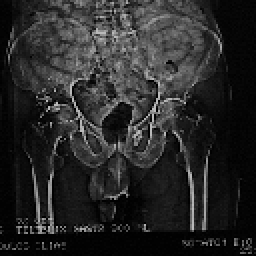
%> input picture Image Analysis and Artificial Vision/image processing assignments (x-ray)/askisi3_ImProc/ImageProcAndAnalysis3/Begetis_Nikolaos_piv0111_ImProc_Ask_3/images/Pelvis.bmp, 128 x 128 px (shown 2 times larger)
$ octave --eval "Program_2_gr_nbegetis;"   (GNU Octave 9; MATLAB toolbox functions it lacks are replaced by stand-ins)
%> lines starting %> are read from the running program, lines starting %| are printed output that depends on the picture
%%%%%%%%%%%%%%%%%%%%%%%%%%%%%%%%%%%%%%%%%%%%%%%%%%%%%%%%%%%%%%%%%%%%%%%%%%%
%% Author: Begetis Nikolaos - Postgraduate Student - Bioinformatics, ITMB
%% Supervisor: Cavouras Dionisis - Professor - ITMB
%% Course: Image Processing and Analysis
%% Function: This function uses a main program which calls all the
%% functions implementing the CDF method and the histogram equalization
%% algorithm. For the CDF we have implemented the algorithm shown in page
%% 21 of the class notes, which computes the Cumulative Distribution
%% Function and generates fast and effective results (we have also set a
%% tic-tac to show the low time complexity of the function). For the
%% histogram equalization, we used what we said in class and the algorithm
%% analysed in page 19 of the class notes
%% Filename: Program_2_gr.m
%%%%%%%%%%%%%%%%%%%%%%%%%%%%%%%%%%%%%%%%%%%%%%%%%%%%%%%%%%%%%%%%%%%%%%%%%%%

% Program_2_gr_nbegetis: Read image and process by CDF (Graphics version)
function [] = Program_2_gr_nbegetis()
    clc;echo off;close all;
    %Put your images folder into the same folder as your .m program
    A=imread('./images/Pelvis.bmp');    % Pelvis.bmp HEAD6.BMP
%> A is the input picture: size 128x128 uint8; min 1, max 186, mean 40

    A = double(A);
%> A: size 128x128 double
    x = size(A, 1);
%> x = 128
    y = size(A, 2);
%> y = 128
    sprintf('x= %f  y= %f',x,y);
    max_A = max(max(A));
%> max_A = 186
    min_A = min(min(A));
%> min_A = 1
    A = (A - min_A) * (255 / (max_A - min_A));  % back to 0-255
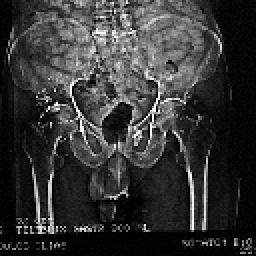
%> A: size 128x128 double (shown 2 times larger); min 0, max 255, mean 53.8
    B = A;
    image_depth = 255; tones = 256;

    %==========CALL FUNCTIONS=================
    value=0;
    while value < 1 || value > 2
        value = input('Select the method to use for the image processing\n1. CDF \n2. Histogram Equalization\nType selection (1 or 2):  ');
    end;
%> this loop made 1 pass; the answer given on pass 1: 1
    switch value
        case 1
            B = My_CDF(A, tones);
%> in My_CDF, `max_A = max(max(A));`: max_A = 255
%> after the loop in My_CDF, `for i=1:x`: h = 256 values, max 1355 at index 5, min 0 at index 3, mean 64
%> after the loop in My_CDF, `for i = 2 : size(h, 1)`: CDFh = 256 values from 814 to 16384
%> after the loop in My_CDF, `for i=1:x`:
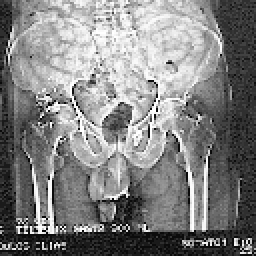
%> cdf: size 128x128 double (shown 2 times larger); min 11, max 255, mean 129.9
        case 2
            B = My_histogram_equalization(A, tones);
    end

    max_B = max(max(B));
%> max_B = 255
    min_B = min(min(B));
%> min_B = 11
    B = (B - min_B) * (255 / (max_B - min_B));%back to 0-255

    %========= PLOT IMAGES =====================
    colormap('gray');
    subplot(2, 2, 1); imagesc(A); xlabel('Original Image');
    axis equal; axis([1 size(A, 2) 1 size(A, 1)]);

    subplot(2, 2, 2); imagesc(B);
    if (value == 1)
        xlabel('CDF Processed Image');
    elseif (value == 2)
        xlabel('Equalized Image');
    end;
    axis equal; axis([1 size(B, 2) 1 size(B, 1)]);

    h = My_hist_A(A, tones);
%> in My_hist_A, `maxi=max(max(A));`: maxi = 255
    maxh = max(h);
%> maxh = 1355
    minh = min(h);
%> minh = 0
    h = (h - minh) * (tones / (maxh - minh));%normalize for plotting;
%> h = 256 values, max 256 at index 5, min 0 at index 3, mean 12.09
    subplot(2, 2, 3); plot(h, 'red'); xlabel('Original Image histogram');
    axis equal; axis([1 255 1 max(h)]);

    switch value
        case 1
            eq = My_hist_A(B,tones);
%> eq = 256 values, max 1355 at index 39, min 0 at index 2, mean 64
            maxeq = max(eq);
%> maxeq = 1355
            mineq = min(eq);
%> mineq = 0
            eq = (eq - mineq) * (tones / (maxeq - mineq));  % normalize for
%> eq = 256 values, max 256 at index 39, min 0 at index 2, mean 12.09
%> `Program_2_gr_nbegetis;`:
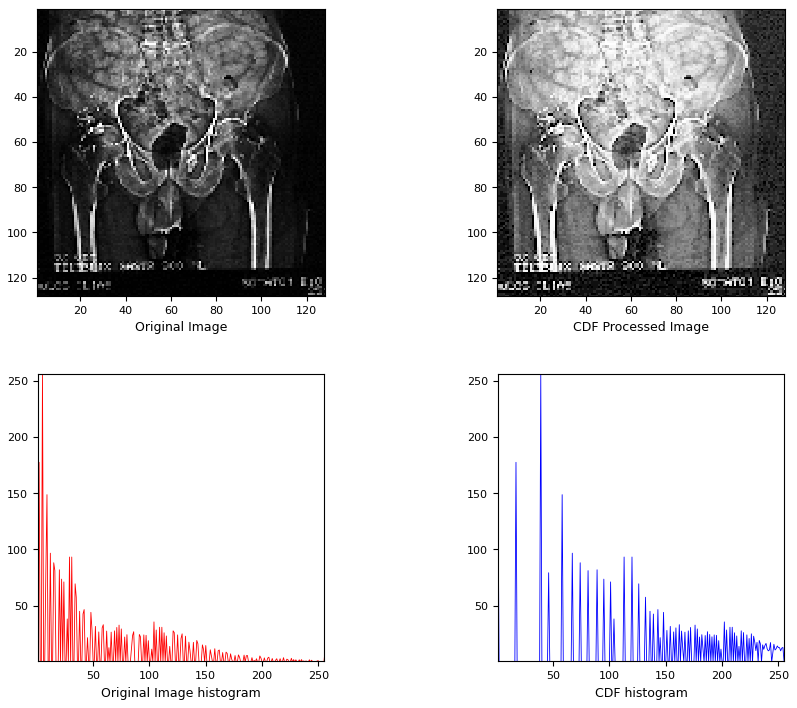
%> figure redrawn from the program's plot data, 4 panels
                                                            % plotting;
            subplot(2, 2, 4); plot(eq, 'blue'); xlabel('CDF histogram');
            axis equal; axis([1 255 1 max(eq)]);
        case 2
            eq = My_hist_A(B, tones);
            subplot(2, 2, 4); plot(eq, 'blue --'); xlabel('Equalized histogram');
            axis equal; axis([1 512 1 512]);
    end
end


function [h] = My_hist_A(A, tones)
    x=size(A,1);
    y=size(A,2);
    h=zeros(tones, 1);

    maxi=max(max(A));
    if (maxi <= 0)
        maxi=1;
    end;
    for i=1:x
      for j=1:y
        p = (tones-1)*A(i,j)/maxi;
        h(round(p+1)) = h(round(p+1))+1;
      end
    end
end


function [cdf] = My_CDF(A, tones)

    tic         % start clock
    x=size(A,1);
    y=size(A,2);
    q=x*y/tones;
    h=zeros(tones,1);

    max_A = max(max(A));
    for i=1:x
        for j=1:y
            p(i,j) = (tones-1)*A(i,j)/max_A;
            h(round(p(i,j)+1)) = h(round(p(i,j)+1))+1;
        end
    end

    CDFh(1)=h(1);
    for i = 2 : size(h, 1)
        CDFh(i) = CDFh(i - 1) + h(i);
    end

    for i=1:x
        for j=1:y
            cdf(i,j) = floor(CDFh(round(p(i,j)+1))/q-1);
            if (cdf(i,j) < 0)
                cdf(i,j)=0;
            end
        end
    end
    toc     % stop clock
end


% [65 lines left out: function My_histogram_equalization, not called in this run]

$ run again, with Image Analysis and Artificial Vision/image processing assignments (x-ray)/askisi3_ImProc/ImageProcAndAnalysis3/Begetis_Nikolaos_piv0111_ImProc_Ask_3/images/HEAD6.BMP copied over Image Analysis and Artificial Vision/image processing assignments (x-ray)/askisi3_ImProc/ImageProcAndAnalysis3/Begetis_Nikolaos_piv0111_ImProc_Ask_3/images/Pelvis.bmp
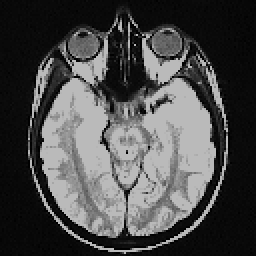
%> input picture Image Analysis and Artificial Vision/image processing assignments (x-ray)/askisi3_ImProc/ImageProcAndAnalysis3/Begetis_Nikolaos_piv0111_ImProc_Ask_3/images/HEAD6.BMP, 128 x 128 px (shown 2 times larger)
%> in Program_2_gr_nbegetis, A is the input picture: size 128x128 uint8; min 1, max 186, mean 74.3
%> in Program_2_gr_nbegetis, `max_A = max(max(A));`: max_A = 186
%> min_A = 1
%> the loop in Program_2_gr_nbegetis, `while value < 1 || value > 2` made 1 pass; the answer given on pass 1: 1
%> in My_CDF, `max_A = max(max(A));`: max_A = 255
%> after the loop in My_CDF, `for i=1:x`: h = 256 values, max 3357 at index 256, min 0 at index 3, mean 64
%> after the loop in My_CDF, `for i = 2 : size(h, 1)`: CDFh = 256 values from 450 to 16384
%> after the loop in My_CDF, `for i=1:x`:
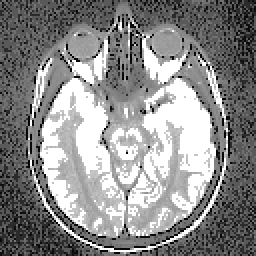
%> cdf: size 128x128 double (shown 2 times larger); min 6, max 255, mean 139
%> max_B = 255
%> min_B = 6
%> maxi = 255
%> maxh = 3357
%> minh = 0
%> in Program_2_gr_nbegetis, `h = (h - minh) * (tones / (maxh - minh));`: h = 256 values, max 256 at index 256, min 0 at index 3, mean 4.88
%> in Program_2_gr_nbegetis, `eq = My_hist_A(B,tones);`: eq = 256 values, max 3357 at index 256, min 0 at index 3, mean 64
%> maxeq = 3357
%> mineq = 0
%> in Program_2_gr_nbegetis, `eq = (eq - mineq) * (tones / (maxeq - mineq));`: eq has the same summary as h
%> `Program_2_gr_nbegetis;`:
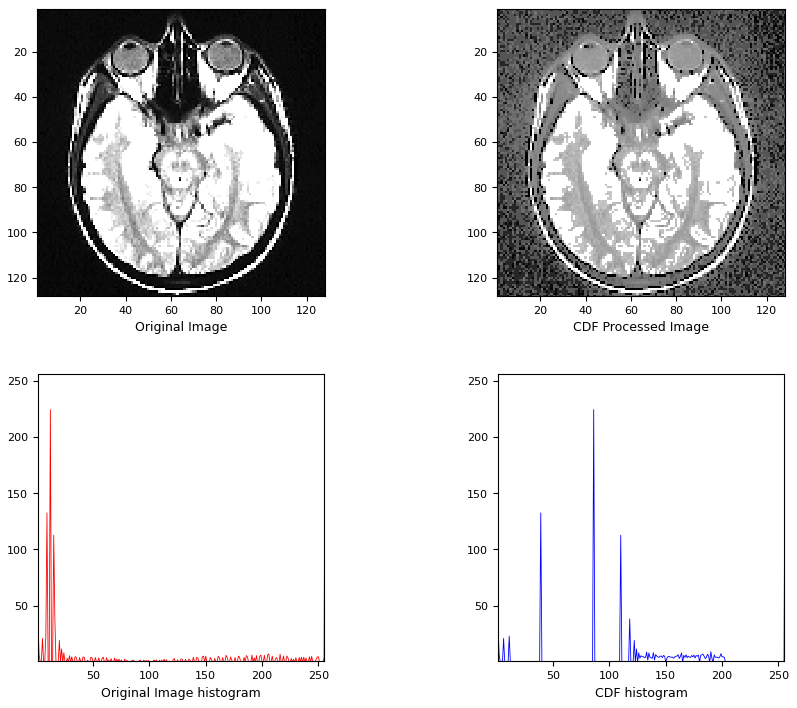
%> figure redrawn from the program's plot data, 4 panels

$ run again, with Image Analysis and Artificial Vision/image processing assignments (x-ray)/askisi3_ImProc/ImageProcAndAnalysis3/Begetis_Nikolaos_piv0111_ImProc_Ask_3/images/01254520_256X256.bmp copied over Image Analysis and Artificial Vision/image processing assignments (x-ray)/askisi3_ImProc/ImageProcAndAnalysis3/Begetis_Nikolaos_piv0111_ImProc_Ask_3/images/Pelvis.bmp
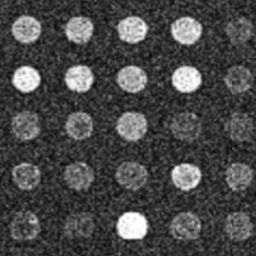
%> input picture Image Analysis and Artificial Vision/image processing assignments (x-ray)/askisi3_ImProc/ImageProcAndAnalysis3/Begetis_Nikolaos_piv0111_ImProc_Ask_3/images/01254520_256X256.bmp, 256 x 256 px
%> in Program_2_gr_nbegetis, A is the input picture: size 256x256 uint8; min 6, max 255, mean 72.6
%> in Program_2_gr_nbegetis, `max_A = max(max(A));`: max_A = 255
%> min_A = 6
%> the loop in Program_2_gr_nbegetis, `while value < 1 || value > 2` made 1 pass; the answer given on pass 1: 1
%> in My_CDF, `max_A = max(max(A));`: max_A = 255
%> after the loop in My_CDF, `for i=1:x`: h = 256 values, max 1335 at index 44, min 0 at index 2, mean 256
%> after the loop in My_CDF, `for i = 2 : size(h, 1)`: CDFh = 256 values from 2 to 65536
%> after the loop in My_CDF, `for i=1:x`:
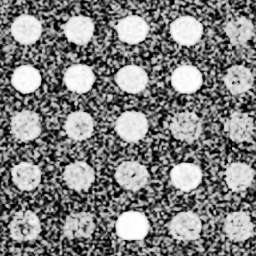
%> cdf: size 256x256 double; min 0, max 255, mean 128
%> max_B = 255
%> min_B = 0
%> maxi = 255
%> maxh = 1335
%> minh = 0
%> in Program_2_gr_nbegetis, `h = (h - minh) * (tones / (maxh - minh));`: h = 256 values, max 256 at index 44, min 0 at index 2, mean 49.09
%> in Program_2_gr_nbegetis, `eq = My_hist_A(B,tones);`: eq = 256 values, max 1335 at index 88, min 0 at index 7, mean 256
%> maxeq = 1335
%> mineq = 0
%> in Program_2_gr_nbegetis, `eq = (eq - mineq) * (tones / (maxeq - mineq));`: eq = 256 values, max 256 at index 88, min 0 at index 7, mean 49.09
%> `Program_2_gr_nbegetis;`:
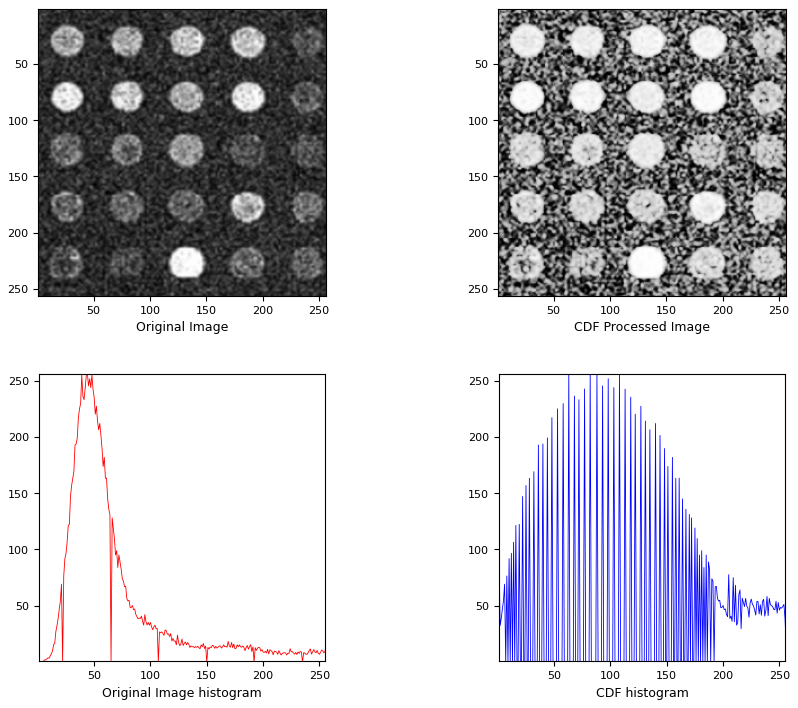
%> figure redrawn from the program's plot data, 4 panels
